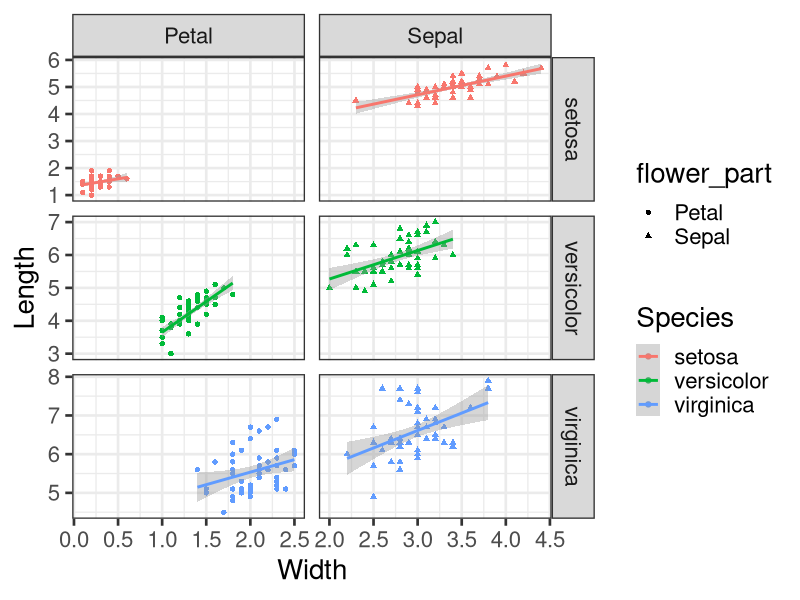

Here is the R script that generated this plot:
## ---- chunk 1
#require libraries for this work
require(ggplot2)# advanced graphic library
require(reshape2)# data manipunation library
## ---- chunk 2
dim(iris)#look at the dimension of this dataset
head(iris)#only display the first few lines 
## ---- chunk 3
# We add a column to keep track of the flower
iris$flower_id <- rownames(iris)
# Default options
iris_melted <- melt(iris)
head(iris_melted)
## ---- chunk 4
# split that variable column to get the columns we need
split_variable <- strsplit(as.character(iris_melted$variable),split="\\.")
# Create two new variables type and part
iris_melted$flower_part <- sapply(split_variable, "[", 1)
iris_melted$measurement_type <- sapply(split_variable, "[", 2)
# Remove the one we don't need anymore
iris_melted$variable <- NULL
head(iris_melted)
## ---- chunk 5
iris_cast <- dcast(iris_melted, formula=flower_id+Species+flower_part~measurement_type)
head(iris_cast)
## ---- chunk 6
ggplot(data=iris_cast, aes(x=Width, y=Length,color=Species,shape=flower_part))+ 
  # Add points and use free scales in the facet
  geom_point()+facet_grid(Species~flower_part, scale="free")+
  # Add a regression line
  geom_smooth(method="lm",size=1)+
  # Use the black/white theme and increase the font size
  theme_bw(base_size=20)
